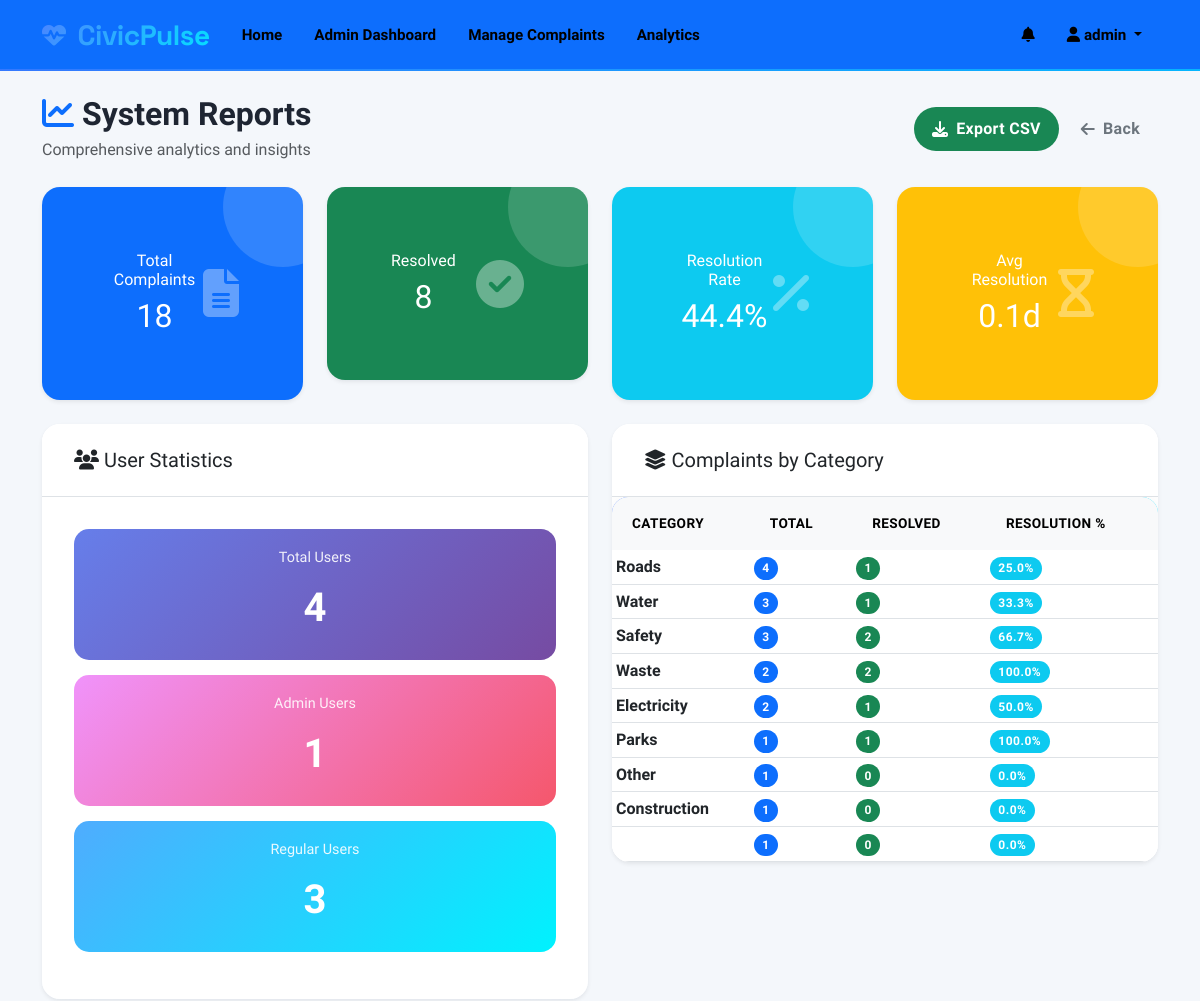
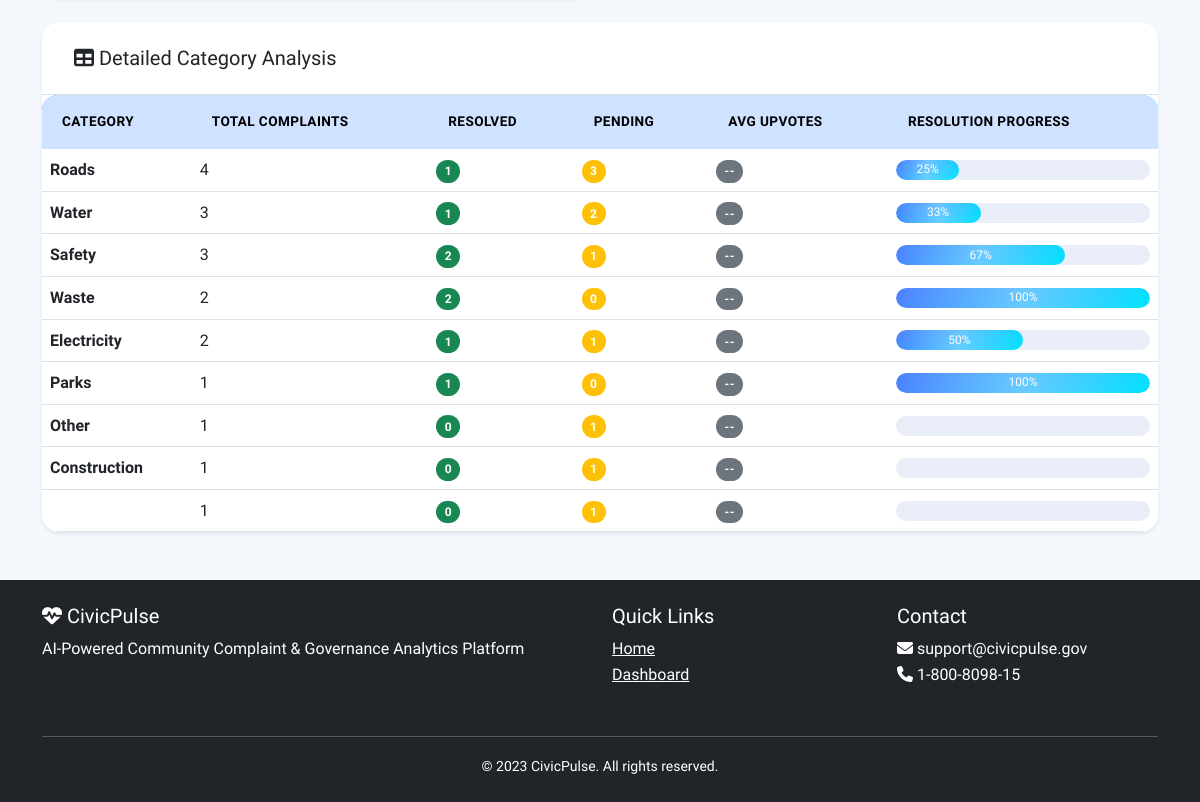
The page /admin/reports (signed in) on the database its author committed (2 pictures, top to bottom).
### tables this page shows
CREATE TABLE complaints (
                    id INTEGER PRIMARY KEY AUTOINCREMENT,
                    user_id INTEGER NOT NULL,
                    title TEXT NOT NULL,
                    description TEXT NOT NULL,
                    category TEXT NOT NULL,
                    subcategory TEXT,
                    location TEXT NOT NULL,
                    latitude REAL,
                    longitude REAL,
                    image_path TEXT,
                    status TEXT DEFAULT 'Submitted',
                    priority TEXT DEFAULT 'Medium',
                    upvotes INTEGER DEFAULT 0,
                    department TEXT,
                    created_at TIMESTAMP DEFAULT CURRENT_TIMESTAMP,
                    updated_at TIMESTAMP DEFAULT CURRENT_TIMESTAMP,
                    resolved_at TIMESTAMP,
                    FOREIGN KEY (user_id) REFERENCES users (id)
                );

### app.py (the view)
@app.route('/admin/reports')
def admin_reports():
    if 'user_id' not in session or not session.get('is_admin'):
        flash('Access denied. Admin privileges required.', 'danger')
        return redirect(url_for('login'))
    with db.get_connection() as conn:
        cursor = conn.cursor()
        cursor.execute('''
            SELECT
                category,
                COUNT(*) as count,
                SUM(CASE WHEN status = "Resolved" THEN 1 ELSE 0 END) as resolved,
                AVG(CASE WHEN status = "Resolved" THEN upvotes ELSE NULL END) as avg_upvotes
            FROM complaints
            GROUP BY category
            ORDER BY count DESC
        ''')
        category_stats = cursor.fetchall()
        cursor.execute('''
            SELECT
                COUNT(*) as total_users,
                SUM(CASE WHEN is_admin = 1 THEN 1 ELSE 0 END) as admin_count
            FROM users
        ''')
        user_stats = cursor.fetchone()
        cursor.execute('''
            SELECT
                date(created_at) as complaint_date,
                COUNT(*) as count
            FROM complaints
            WHERE created_at >= date('now', '-30 days')
            GROUP BY date(created_at)
            ORDER BY complaint_date
        ''')
        timeline_data = cursor.fetchall()
        cursor.execute('''
            SELECT
                COUNT(*) as total,
                SUM(CASE WHEN status = "Resolved" THEN 1 ELSE 0 END) as resolved,
                AVG(CASE
                    WHEN status = "Resolved" AND resolved_at IS NOT NULL
                    THEN JULIANDAY(resolved_at) - JULIANDAY(created_at)
                    ELSE NULL
                END) as avg_resolution_days
            FROM complaints
        ''')
        resolution_metrics = cursor.fetchone()
    return render_template('admin_reports.html',
                         category_stats=category_stats,
                         user_stats=user_stats,
                         timeline_data=timeline_data,
                         resolution_metrics=resolution_metrics)

### database.py (called while the page is built)
    def get_connection(self):
        return sqlite3.connect(self.db_name)

### templates/admin_reports.html (shortened to what this page needs)
{% extends "base.html" %}
{% block content %}
<div class="row mb-4 align-items-center">
    <div class="col-md-8">
        <h2 class="fw-bold mb-1">
            <i class="fas fa-chart-line text-primary"></i> System Reports
        </h2>
        <p class="text-muted mb-0">
            Comprehensive analytics and insights
        </p>
    </div>
    <div class="col-md-4 text-end">
        <button class="btn btn-success" onclick="exportReport()">
            <i class="fas fa-download"></i> Export CSV
        </button>
        <a href="{{ url_for('admin_dashboard') }}" class="btn btn-outline-secondary">
            <i class="fas fa-arrow-left"></i> Back
        </a>
    </div>
</div>
<div class="row g-4 mb-4">
    <div class="col-md-3">
        <div class="card stat-card border-0 shadow-sm bg-primary text-white">
            <div class="card-body">
                <div class="d-flex justify-content-between align-items-center">
                    <div>
                        <h6 class="mb-2">Total Complaints</h6>
                        <h2 class="mb-0">{{ resolution_metrics[0] if resolution_metrics else 0 }}</h2>
                    </div>
                    <i class="fas fa-file-alt fa-3x stat-icon"></i>
                </div>
            </div>
        </div>
    </div>
    <div class="col-md-3">
        <div class="card stat-card border-0 shadow-sm bg-success text-white">
            <div class="card-body">
                <div class="d-flex justify-content-between align-items-center">
                    <div>
                        <h6 class="mb-2">Resolved</h6>
                        <h2 class="mb-0">{{ resolution_metrics[1] if resolution_metrics else 0 }}</h2>
                    </div>
                    <i class="fas fa-check-circle fa-3x stat-icon"></i>
                </div>
            </div>
        </div>
    </div>
    <div class="col-md-3">
        <div class="card stat-card border-0 shadow-sm bg-info text-white">
            <div class="card-body">
                <div class="d-flex justify-content-between align-items-center">
                    <div>
                        <h6 class="mb-2">Resolution Rate</h6>
                        <h2 class="mb-0">
                            {% if resolution_metrics and resolution_metrics[0] > 0 %}
                                {{ "%.1f"|format((resolution_metrics[1] / resolution_metrics[0]) * 100) }}%
                            {% else %}
                                0%
                            {% endif %}
                        </h2>
                    </div>
                    <i class="fas fa-percentage fa-3x stat-icon"></i>
                </div>
            </div>
        </div>
    </div>
    <div class="col-md-3">
        <div class="card stat-card border-0 shadow-sm bg-warning text-white">
            <div class="card-body">
                <div class="d-flex justify-content-between align-items-center">
                    <div>
                        <h6 class="mb-2">Avg Resolution</h6>
                        <h2 class="mb-0">
                            {% if resolution_metrics and resolution_metrics[2] %}
                                {{ "%.1f"|format(resolution_metrics[2]) }}d
                            {% else %}
                                --
                            {% endif %}
                        </h2>
                    </div>
                    <i class="fas fa-hourglass fa-3x stat-icon"></i>
                </div>
            </div>
        </div>
    </div>
</div>
<div class="row g-4 mb-4">
    <div class="col-md-6">
        <div class="card border-0 shadow-sm">
            <div class="card-header bg-white border-bottom">
                <h5 class="mb-0"><i class="fas fa-users"></i> User Statistics</h5>
            </div>
            <div class="card-body">
                <div class="metric-box" style="background: linear-gradient(135deg, #667eea 0%, #764ba2 100%);">
                    <h6>Total Users</h6>
                    <div class="number">{{ user_stats[0] if user_stats else 0 }}</div>
                </div>
                <div class="metric-box" style="background: linear-gradient(135deg, #f093fb 0%, #f5576c 100%);">
                    <h6>Admin Users</h6>
                    <div class="number">{{ user_stats[1] if user_stats else 0 }}</div>
                </div>
                <div class="metric-box" style="background: linear-gradient(135deg, #4facfe 0%, #00f2fe 100%);">
                    <h6>Regular Users</h6>
                    <div class="number">{{ (user_stats[0] - user_stats[1]) if user_stats else 0 }}</div>
                </div>
            </div>
        </div>
    </div>
    <div class="col-md-6">
        <div class="card border-0 shadow-sm">
            <div class="card-header bg-white border-bottom">
                <h5 class="mb-0"><i class="fas fa-layer-group"></i> Complaints by Category</h5>
            </div>
            <div class="table-responsive">
                <table class="table table-sm mb-0">
                    <thead class="table-light">
                        <tr>
                            <th>Category</th>
                            <th>Total</th>
                            <th>Resolved</th>
                            <th>Resolution %</th>
                        </tr>
                    </thead>
                    <tbody>
                        {% for stat in category_stats %}
                        <tr>
                            <td><strong>{{ stat[0] }}</strong></td>
                            <td><span class="badge bg-primary">{{ stat[1] }}</span></td>
                            <td><span class="badge bg-success">{{ stat[2] }}</span></td>
                            <td>
                                {% if stat[1] > 0 %}
                                    <span class="badge bg-info">{{ "%.1f"|format((stat[2] / stat[1]) * 100) }}%</span>
                                {% else %}
                                    <span class="badge bg-secondary">0%</span>
                                {% endif %}
                            </td>
                        </tr>
                        {% endfor %}
                    </tbody>
                </table>
            </div>
        </div>
    </div>
</div>
<div class="card border-0 shadow-sm">
    <div class="card-header bg-white border-bottom">
        <h5 class="mb-0"><i class="fas fa-table"></i> Detailed Category Analysis</h5>
    </div>
    <div class="table-responsive">
        <table class="table table-hover align-middle mb-0">
            <thead class="table-primary">
                <tr>
                    <th>Category</th>
                    <th>Total Complaints</th>
                    <th>Resolved</th>
                    <th>Pending</th>
                    <th>Avg Upvotes</th>
                    <th>Resolution Progress</th>
                </tr>
            </thead>
            <tbody>
                {% for stat in category_stats %}
                <tr>
                    <td><strong>{{ stat[0] }}</strong></td>
                    <td>{{ stat[1] }}</td>
                    <td><span class="badge bg-success">{{ stat[2] }}</span></td>
                    <td><span class="badge bg-warning">{{ stat[1] - stat[2] }}</span></td>
                    <td>
                        {% if stat[3] %}
                            <span class="badge bg-info">{{ "%.1f"|format(stat[3]) }}</span>
                        {% else %}
                            <span class="badge bg-secondary">--</span>
                        {% endif %}
                    </td>
                    <td>
                        <div class="progress" style="height: 20px;">
                            <div class="progress-bar bg-success" role="progressbar"
                                 style="width: {% if stat[1] > 0 %}{{ (stat[2] / stat[1]) * 100 }}{% else %}0{% endif %}%">
                                {% if stat[1] > 0 %}{{ "%.0f"|format((stat[2] / stat[1]) * 100) }}%{% endif %}
                            </div>
                        </div>
                    </td>
                </tr>
                {% endfor %}
            </tbody>
        </table>
    </div>
</div>
{% endblock %}

### static/css/style.css (style rules this page uses)
:root { --primary-blue: #4F7FFF; --primary-light: #6B95FF; --primary-dark: #3D66E6; --accent-cyan: #00E5FF; --accent-teal: #00D9C4; --accent-purple: #A78BFA; --success: #10D9B0; --warning: #FFB84D; --danger: #FF6B6B; --info: #4FC3F7; --white: #FFFFFF; --light-100: #F8FAFE; --light-200: #F0F4FB; --gray-100: #E8EDF7; --gray-200: #D1DAE8; --gray-300: #B0BBC9; --gray-400: #8B96A6; --gray-600: #5A6878; --dark: #1E2532; --glass-white: rgba(255, 255, 255, 0.95); --glass-light: rgba(255, 255, 255, 0.85); --glass-medium: rgba(255, 255, 255, 0.75); --glass-soft: rgba(255, 255, 255, 0.65); --glass-border: rgba(255, 255, 255, 0.5); --glass-border-light: rgba(255, 255, 255, 0.3); --shadow-soft: 0 4px 20px rgba(0, 0, 0, 0.06); --shadow-medium: 0 8px 32px rgba(0, 0, 0, 0.08); --shadow-large: 0 16px 48px rgba(0, 0, 0, 0.12); --shadow-xl: 0 24px 64px rgba(0, 0, 0, 0.16); --shadow-glow-blue: 0 8px 32px rgba(79, 127, 255, 0.35); --shadow-glow-cyan: 0 8px 32px rgba(0, 229, 255, 0.35); --shadow-glow-purple: 0 8px 32px rgba(167, 139, 250, 0.35); --gradient-primary: linear-gradient(135deg, #4F7FFF 0%, #6B95FF 100%); --gradient-vibrant: linear-gradient(135deg, #4F7FFF 0%, #00E5FF 100%); --gradient-ocean: linear-gradient(135deg, #00D9C4 0%, #4FC3F7 100%); --gradient-sunset: linear-gradient(135deg, #FF8A5B 0%, #FFB84D 100%); --gradient-purple: linear-gradient(135deg, #A78BFA 0%, #C4B5FD 100%); --gradient-success: linear-gradient(135deg, #10D9B0 0%, #34E5C8 100%); --gradient-rainbow: linear-gradient(135deg, #4F7FFF 0%, #A78BFA 25%, #00E5FF 50%, #10D9B0 75%, #FFB84D 100%); }
* { margin: 0; padding: 0; box-sizing: border-box; }
html { scroll-behavior: smooth; }
body { font-family: 'Sora', -apple-system, BlinkMacSystemFont, 'Segoe UI', sans-serif; color: var(--dark); line-height: 1.6; overflow-x: hidden; -webkit-font-smoothing: antialiased; -moz-osx-font-smoothing: grayscale; }
.btn { font-family: 'Sora', sans-serif; font-weight: 600; font-size: 1rem; padding: 0.875rem 2rem; border-radius: 16px; border: none; transition: all 0.3s cubic-bezier(0.4, 0, 0.2, 1); position: relative; overflow: hidden; cursor: pointer; display: inline-flex; align-items: center; gap: 0.5rem; text-transform: none; letter-spacing: 0.3px; }
.stat-card { background: var(--glass-white); backdrop-filter: blur(32px) saturate(180%); -webkit-backdrop-filter: blur(32px) saturate(180%); border-radius: 1.75rem; padding: 2rem; box-shadow: var(--shadow-medium), inset 0 1px 0 rgba(255, 255, 255, 1), 0 0 0 1px rgba(255, 255, 255, 0.5); transition: all 0.4s cubic-bezier(0.4, 0, 0.2, 1); text-align: center; position: relative; overflow: hidden; }
.stat-card::before { content: ''; position: absolute; top: 0; left: 0; right: 0; bottom: 0; background: radial-gradient(circle at top, rgba(79, 127, 255, 0.05) 0%, transparent 70%); opacity: 0; transition: opacity 0.4s ease; }
.badge { padding: 0.5rem 1rem; border-radius: 12px; font-weight: 600; font-size: 0.85rem; letter-spacing: 0.3px; display: inline-flex; align-items: center; gap: 0.5rem; }
.card { background: var(--glass-white); backdrop-filter: blur(32px) saturate(180%); -webkit-backdrop-filter: blur(32px) saturate(180%); border-radius: 1.75rem; border: none; box-shadow: var(--shadow-medium), inset 0 1px 0 rgba(255, 255, 255, 1), 0 0 0 1px rgba(255, 255, 255, 0.5); transition: all 0.4s cubic-bezier(0.4, 0, 0.2, 1); overflow: hidden; }
.card-header { background: transparent; border-bottom: 1px solid var(--gray-100); padding: 1.5rem 2rem; font-weight: 600; }
.card-body { padding: 2rem; }
.progress { height: 12px; border-radius: 20px; background: var(--gray-100); overflow: hidden; }
.progress-bar { border-radius: 20px; background: var(--gradient-vibrant); transition: width 0.8s ease; position: relative; overflow: hidden; }
.progress-bar::after { content: ''; position: absolute; top: 0; left: 0; right: 0; bottom: 0; background: linear-gradient(90deg, transparent 0%, rgba(255, 255, 255, 0.3) 50%, transparent 100%); animation: shimmer 2s infinite; }
.table { border-radius: 16px; overflow: hidden; box-shadow: var(--shadow-soft); }
.table thead { background: var(--gradient-vibrant); color: white; }
.table thead th { border: none; padding: 1rem 1.25rem; font-weight: 600; }
.table tbody tr { transition: all 0.3s ease; }
.badge { font-size: 0.65rem; font-weight: 700; padding: 0.35em 0.65em; text-transform: uppercase; letter-spacing: 0.5px; }

### rows shown on the page
complaints: category "Other", upvotes "1", stat "0", value "0.0"
complaints: category "Construction", stat "1", upvotes "0", value "0.0"

### other values the page prints
{{ session['username'] }} "admin"
{{ resolution_metrics[0] if resolution_metrics else 0 }} "18"
{{ resolution_metrics[1] if resolution_metrics else 0 }} "8"
{{ "%.1f"|format((resolution_metrics[1] / resolution_metrics[0]) * 100) }} "44.4"
{{ "%.1f"|format(resolution_metrics[2]) }} "0.1"
{{ user_stats[0] if user_stats else 0 }} "4"
{{ user_stats[1] if user_stats else 0 }} "1"
{{ (user_stats[0] - user_stats[1]) if user_stats else 0 }} "3"
{{ stat[0] }} "Roads" "Water" "Safety" "Waste" "Electricity" "Parks"
{{ stat[1] }} "4" "3" "3" "2" "2" "1" "1"
{{ stat[2] }} "1" "1" "2" "2" "1" "1" "0"
{{ "%.1f"|format((stat[2] / stat[1]) * 100) }} "25.0" "33.3" "66.7" "100.0" "50.0" "100.0" "0.0"
{{ stat[0] }} "Roads" "Water" "Safety" "Waste" "Electricity" "Parks" "Other" "Construction"
{{ stat[1] }} "4" "3" "3" "2" "2" "1" "1" "1" "1"
{{ stat[2] }} "1" "1" "2" "2" "1" "1" "0" "0" "0"
